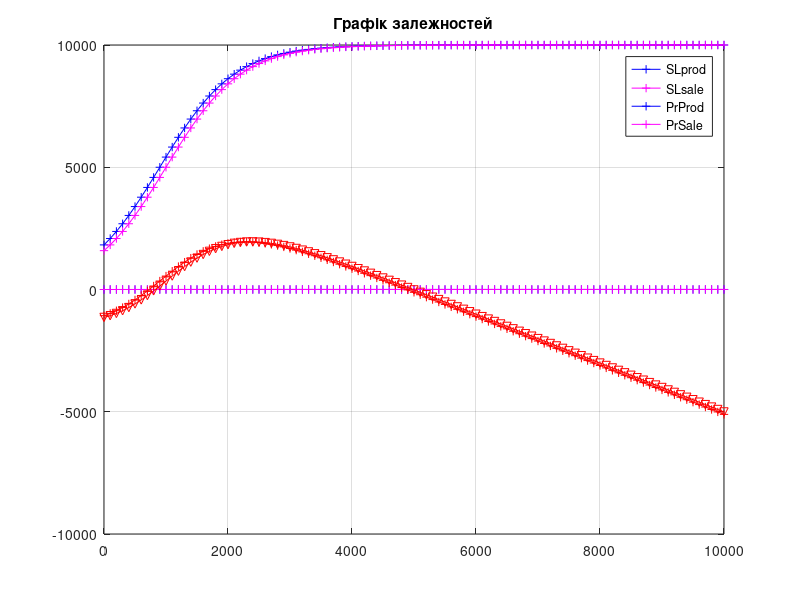
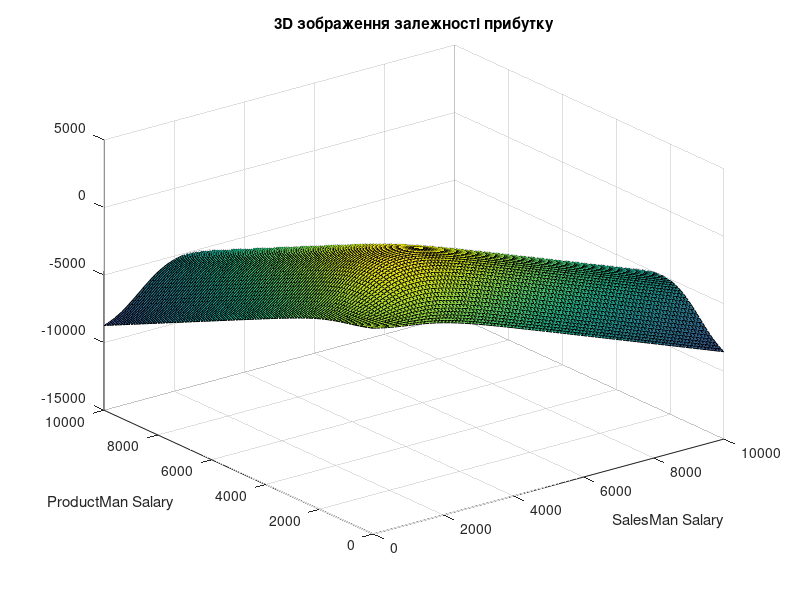

The MATLAB source for these figures, in order:
%   Salary SL  Product Sales
 
clear;
 
Price = 10000;
dP    =   100;
Zp0 = 0;
Zs0 = 0;
Zplproduct = Zp0:dP:Price;
Zplsales   = Zs0:dP:Price;
LZp = length(Zplproduct);
LZs = length(Zplsales);
 
%%%%%%%%%%%%%%%%%%%%%%%%%%%%%%%%%%%
f_Disp    = 1;
f_Tutor   = 1;
f_Student = 1;
 
f_Plot1 = 1;
f_Plot2 = 1;
f_Pause = 1;
 
 
Prime = primes(100000);
Shift = 50;

myVar = 24; % Your variant !!!!!!!!!!!!!!!!!!!!!!!!!!!!!!!!!!!!!!!!!!!!!!!!!!!!!!!!!!!!!!!!!!!!!!!!!!!!!!!!!!!!

Nipz = 3040;
switch Nipz
    case  31 ;  DiapazonNvar =  1: 40 ;
    case  32 ;  DiapazonNvar = 41: 80 ;
    case  41 ;  DiapazonNvar = 81:100 ;
    case 3040;  DiapazonNvar =  1:100 ;
    case   0 ;  Nvar0        = 107;
                DiapazonNvar =  Nvar0:Nvar0 ; % for Test
end
disp( ['++++++++++++++++++++++++++++++ Group IPZ-' ...
        int2str( Nipz) ] )
 
for Nvar=DiapazonNvar
    if Nvar==myVar
        KRvaria = Price* 0.4;        % may be Zero too
        aRp= 1; Rps= 500; TRp= 1000;  % SL Product from Salary
        aRs= 1; Rss= 500; TRs= 1000;    % SL Sales   from Salary

        Simple = Prime( Nvar*(1:10) );
        coefKRvaria =  0.1 + 0.1*rem( Simple( 1 ),  4 );
        Rps         =  100 + 100*rem( Simple( 3 ), 13 );
        TRp         =  100 + 100*rem( Simple( 4 ), 12 );
        Rss         =  100 + 100*rem( Simple( 7 ), 13 );
        TRs         =  100 + 100*rem( Simple( 8 ), 12 );

        KRvaria = Price* coefKRvaria;        % may be Zero too


        Qproduct = @(R) aRp./(1+exp(-2*(R-Rps)/TRp));
        Qsale    = @(R) aRs./(1+exp(-2*(R-Rss)/TRs));
        Qresult  = @(R1,R2) Qproduct(R1).*Qsale(R2);

        for is= 1:LZp
                zs = Zs0 + dP*(is-1);
            for ip= 1:LZs
                zp = Zp0 + dP*(ip-1);
                Zp(is,ip)= zp;
                Zs(is,ip)= zs;
                Pr(is,ip)= (Price-KRvaria)*Qresult(zp,zs)-zp-zs; % Profit Total
            end
        end

        [ Prmax,Ismax ] = max(Pr,[],1);
        [ Prmax,ipmax ] = max(Prmax);
        ismax = Ismax(ipmax);
        zsmax = Zs0 + dP*(ismax-1);
        zpmax = Zp0 + dP*(ipmax-1);
        prmax = Pr( ismax,ipmax );


        disp( ['-------------------------------- Nvar=( ' ...
               int2str( Nvar ) ' )' ] )
        if f_Disp
            if f_Student   
                disp( ['coefKRvaria= ' num2str( coefKRvaria ) ] )
                disp( ['Rps TRp  Rss TRs = ' num2str( [ Rps,TRp, Rss,TRs  ] ) ] )
            end

            if f_Tutor
                disp( ['SalaryProduct  SalarySale=  ' int2str( [ zpmax,zsmax ] ) ...
                                      ' ;   Profit= ' num2str( [ prmax  ]      ) ] )
            end
        end
        %%%%%%%%%%%%%%%%%%%%%%%%%%%%%%%%%%%%%
        if f_Plot1
            figure(1)
            plot( Zplproduct,Qproduct(Zplproduct),'b+-'); hold on 
            plot( Zplsales,  Qsale   (Zplsales),  'm+-'); hold on 
            plot( Zplproduct,Price*Qproduct(Zplproduct),'b+-'); hold on 
            plot( Zplsales,  Price*Qsale   (Zplsales),  'm+-'); hold on 
            plot( Zplproduct,Pr(ismax,:),'r+-'); hold on 
            plot( Zplsales  ,Pr(:,ipmax),'rv-'); hold on 
            grid on
            hold off
            title('Графік залежностей');
            %title( int2str( Nvar ) );
            legend('SLprod','SLsale','PrProd','PrSale')
        end

        %%%%%%%%%%%%%%%%%%%%%%%%%%%%%%%%%%%%%
        if f_Plot2
            figure(2)
            surf(Zs,Zp,Pr)
            xlabel( 'SalesMan Salary' );
            ylabel( 'ProductMan Salary' );
            title('3D зображення залежності прибутку');
        end

        if f_Pause        
            pause(0.1);
        end
    end
end
disp("sdadsadd")
disp(num2str(prmax))